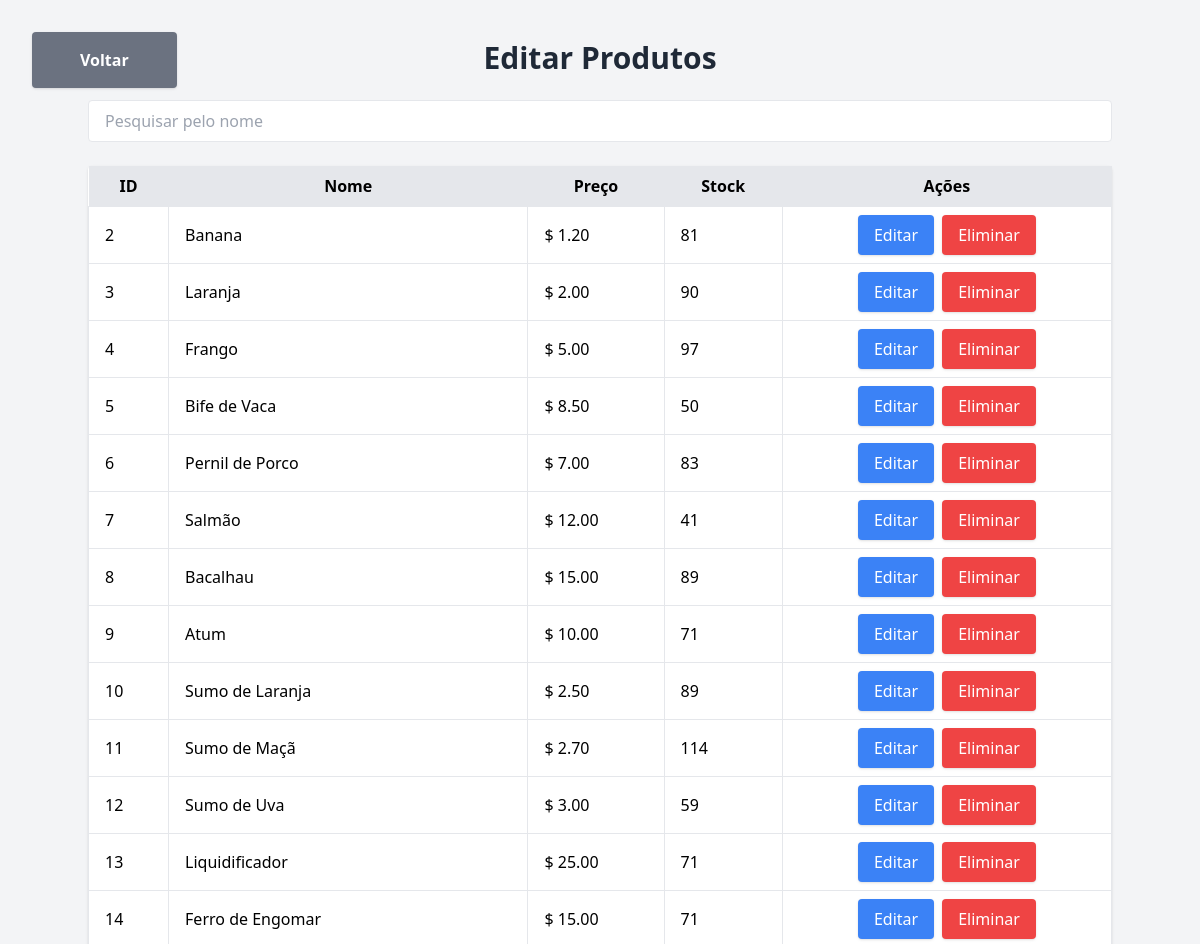
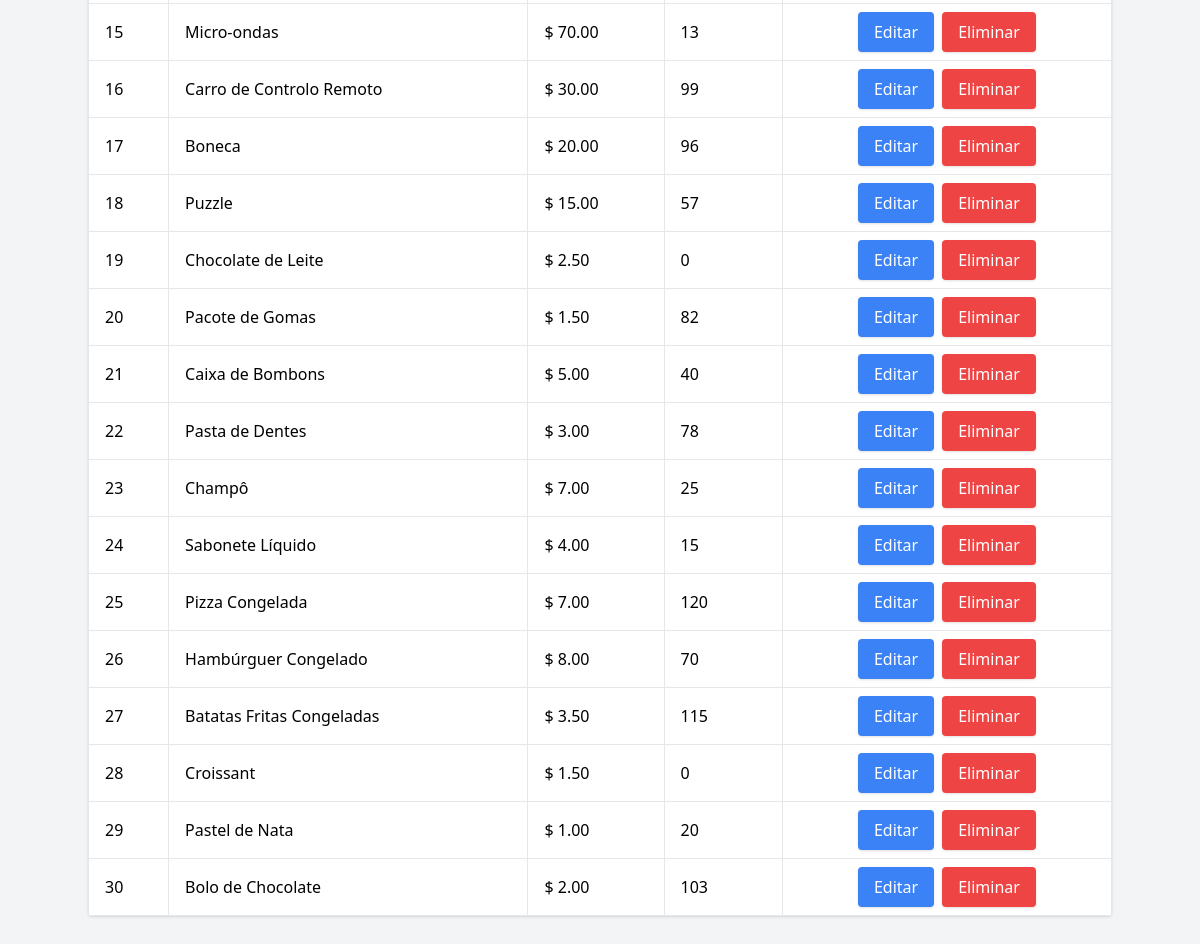
Screenshot of /produtos/edit (signed in) with the database file from the repository (2 pictures, top to bottom).
### tables this page shows
CREATE TABLE `produtos` (
  `id` int(11) NOT NULL,
  `nome` varchar(255) NOT NULL,
  `descricao` text DEFAULT NULL,
  `preco` decimal(10,2) NOT NULL,
  `categoria_id` int(11) DEFAULT NULL,
  `imagem` varchar(255) DEFAULT NULL,
  `discount_price` decimal(10,2) DEFAULT NULL,
  `desconto` tinyint(1) DEFAULT 0,
  `stock` int(11) DEFAULT NULL
);

### app/controllers/adminController.php (called while the page is built, shortened)
<?php
class AdminController
{
    public function editList()
    {
        try {
            $conn = Connection::getInstance();
            $search = $_GET['search'] ?? '';
            $sql = "SELECT id, nome, preco, stock FROM produtos WHERE nome LIKE :search";
            $stmt = $conn->prepare($sql);
            $stmt->bindValue(':search', "%$search%");
            $stmt->execute();
            $produtos = $stmt->fetchAll(PDO::FETCH_ASSOC);
        } catch (PDOException $e) {
            $produtos = [];
            $error = "Erro no banco de dados: " . $e->getMessage();
        }
        require_once './app/views/produtos/editListView.php';
    }
}

### app/views/produtos/editListView.php (the view, shortened to what this page needs)
<!DOCTYPE html>
<html lang="pt">
<head>
    <script src="https://cdn.tailwindcss.com"></script>
</head>
<body class="bg-gray-100">
    <div class="container mx-auto py-10">
        <a href="javascript:history.back()"
            class="absolute top-8 left-8 px-12 py-4 bg-gray-500 text-white font-semibold rounded shadow hover:bg-gray-600 transition">
            Voltar
        </a>
        <h1 class="text-3xl font-bold text-gray-800 mb-6 text-center">Editar Produtos</h1>
        <form method="GET" class="mb-6">
            <input
                type="text"
                name="search"
                placeholder="Pesquisar pelo nome"
                value="<?= htmlspecialchars($_GET['search'] ?? '') ?>"
                class="w-full px-4 py-2 rounded border">
        </form>
        <table class="w-full bg-white rounded shadow">
            <thead>
                <tr class="bg-gray-200">
                    <th class="px-4 py-2">ID</th>
                    <th class="px-4 py-2">Nome</th>
                    <th class="px-4 py-2">Preço</th>
                    <th class="px-4 py-2">Stock</th>
                    <th class="px-4 py-2">Ações</th>
                </tr>
            </thead>
            <tbody>
                <?php foreach ($produtos as $produto): ?>
                    <tr>
                        <td class="border px-4 py-2"><?= htmlspecialchars($produto['id']) ?></td>
                        <td class="border px-4 py-2"><?= htmlspecialchars($produto['nome']) ?></td>
                        <td class="border px-4 py-2">$ <?= htmlspecialchars($produto['preco']) ?></td>
                        <td class="border px-4 py-2"><?= htmlspecialchars($produto['stock']) ?></td>
                        <td class="border px-4 py-2">
                            <div class="flex justify-center gap-2">
                                <a href="/produtos/edit/<?= $produto['id'] ?>"
                                    class="px-4 py-2 bg-blue-500 text-white rounded shadow hover:bg-blue-600 transition">
                                    Editar
                                </a>
                                <a href="/produtos/delete/<?= $produto['id'] ?>"
                                    class="px-4 py-2 bg-red-500 text-white rounded shadow hover:bg-red-600 transition"
                                    onclick="return confirm('Tem a certeza que deseja eliminar este produto?')">
                                    Eliminar
                                </a>
                            </div>
                        </td>
                    </tr>
                <?php endforeach; ?>
            </tbody>
        </table>
    </div>
</body>
</html>

### rows the page displays
produtos: id "2", nome "Banana", preco "1.20", stock "81"
produtos: id "3", nome "Laranja", preco "2.00", stock "90"
produtos: id "4", nome "Frango", preco "5.00", stock "97"
produtos: id "5", nome "Bife de Vaca", preco "8.50", stock "50"
produtos: id "6", nome "Pernil de Porco", preco "7.00", stock "83"
produtos: id "7", nome "Salmão", preco "12.00", stock "41"
produtos: id "8", nome "Bacalhau", preco "15.00", stock "89"
produtos: id "9", nome "Atum", preco "10.00", stock "71"
produtos: id "10", nome "Sumo de Laranja", preco "2.50", stock "89"
produtos: id "11", nome "Sumo de Maçã", preco "2.70", stock "114"
produtos: id "12", nome "Sumo de Uva", preco "3.00", stock "59"
produtos: id "13", nome "Liquidificador", preco "25.00", stock "71"
produtos: id "14", nome "Ferro de Engomar", preco "15.00", stock "71"
produtos: id "15", nome "Micro-ondas", preco "70.00", stock "13"
produtos: id "16", nome "Carro de Controlo Remoto", preco "30.00", stock "99"
produtos: id "17", nome "Boneca", preco "20.00", stock "96"
produtos: id "18", nome "Puzzle", preco "15.00", stock "57"
produtos: id "19", nome "Chocolate de Leite", preco "2.50", stock "0"
produtos: id "20", nome "Pacote de Gomas", preco "1.50", stock "82"
produtos: id "21", nome "Caixa de Bombons", preco "5.00", stock "40"
produtos: id "22", nome "Pasta de Dentes", preco "3.00", stock "78"
produtos: id "23", nome "Champô", preco "7.00", stock "25"
produtos: id "24", nome "Sabonete Líquido", preco "4.00", stock "15"
produtos: id "25", nome "Pizza Congelada", preco "7.00", stock "120"
produtos: id "26", nome "Hambúrguer Congelado", preco "8.00", stock "70"
produtos: id "27", nome "Batatas Fritas Congeladas", preco "3.50", stock "115"
produtos: id "28", nome "Croissant", preco "1.50", stock "0"
produtos: id "29", nome "Pastel de Nata", preco "1.00", stock "20"
produtos: id "30", nome "Bolo de Chocolate", preco "2.00", stock "103"
